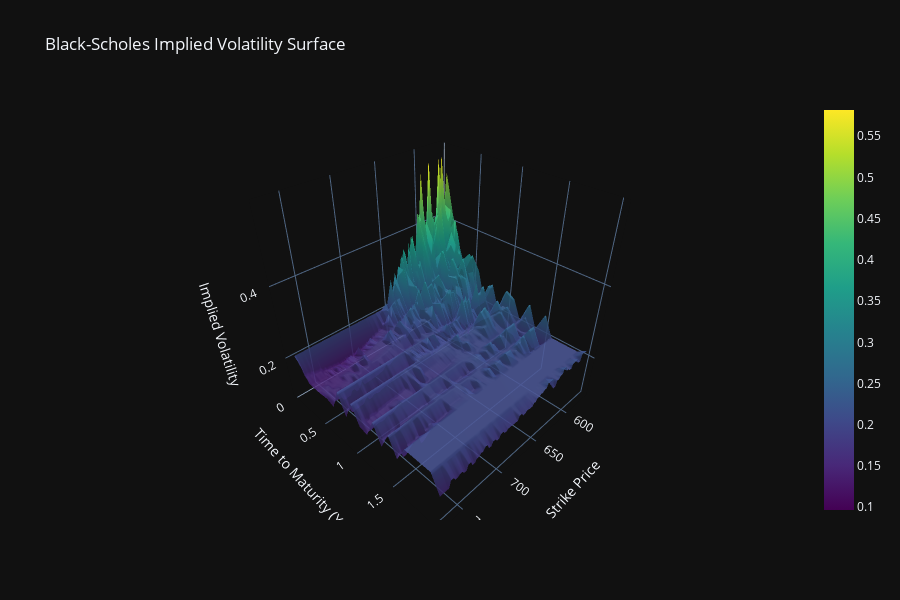

Notebook code for this chart:
### Code cell
fig = go.Figure(data=[go.Surface(x=KK, y=TT, z=IV_surface, colorscale='Viridis', opacity=0.85)])
fig.update_layout(
    title='Black-Scholes Implied Volatility Surface',
    scene=dict(
        xaxis_title='Strike Price',
        yaxis_title='Time to Maturity (Years)',
        zaxis_title='Implied Volatility'
    ),
    template='plotly_dark',
    width=900,
    height=600
)
fig.show()

### Figure 1 — Plotly figure (JSON) as saved in the notebook; plotly's stock layout.template omitted (floating-point values rounded to 4 significant figures; data arrays with more than 128 entries replaced by an {"elided": "..."} marker saying what was removed)
{"data": [{"colorscale": [[0, "#440154"], [0.1111, "#482878"], [0.2222, "#3e4989"], [0.3333, "#31688e"], [0.4444, "#26828e"], [0.5556, "#1f9e89"], [0.6667, "#35b779"], [0.7778, "#6ece58"], [0.8889, "#b5de2b"], [1, "#fde725"]], "opacity": 0.85, "type": "surface", "x": {"elided": "21x201 float values"}, "y": {"elided": "21x201 float values"}, "z": {"elided": "21x201 float values"}}], "layout": {"height": 600, "scene": {"xaxis": {"title": {"text": "Strike Price"}}, "yaxis": {"title": {"text": "Time to Maturity (Years)"}}, "zaxis": {"title": {"text": "Implied Volatility"}}}, "title": {"text": "Black-Scholes Implied Volatility Surface"}, "width": 900}}
